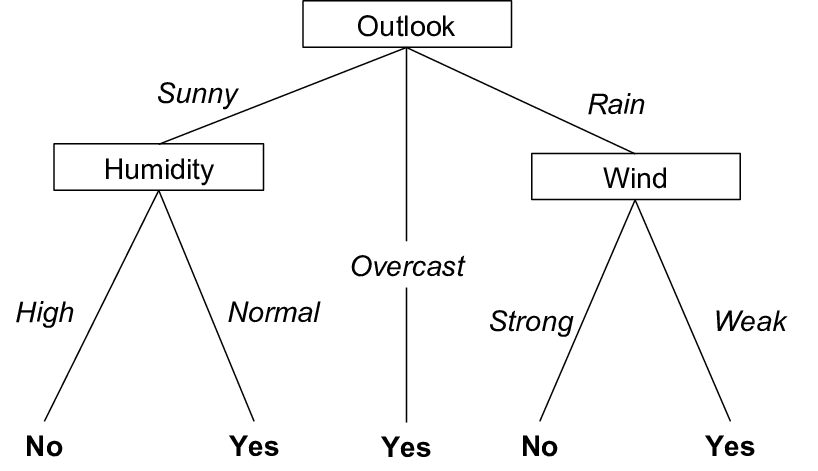
#> input picture 4. Sklearn_classifications/A-Sample-Decision-Tree-for-Playing-Tennis-Based-on-Weather-Conditions-from-Mitchell.png, 818 x 471 px, given in place of the camera
$ jupyter execute 18-UsingWebcam.ipynb   (text cells are left out)
#> lines starting #> are read from the running program, lines starting #| are printed output that depends on the picture; after the words box and inside, x2 and y2 are one past the last pixel; in counts of white or black regions, pixels touching at a corner belong together
[cell 1]
print ("hello")

[cell 2]
import cv2
import numpy as np

# Initialize webcam, cap is the object provided by VideoCapture
# It contains a boolean indicating if it was sucessful (ret)
# It also contains the images collected from the webcam (frame)
cap = cv2.VideoCapture(0)

while True:
    ret, frame = cap.read()
#> frame is the input picture: shape (471, 818, 3); min 0, max 255, mean 246.8
    print (ret)
#| True
    height, width, _ = frame.shape
#> height = 471; width = 818

    zeros = np.zeros([height, width], dtype="uint8")
    B, G, R = cv2.split(frame)

    red = cv2.merge([zeros, zeros, R])
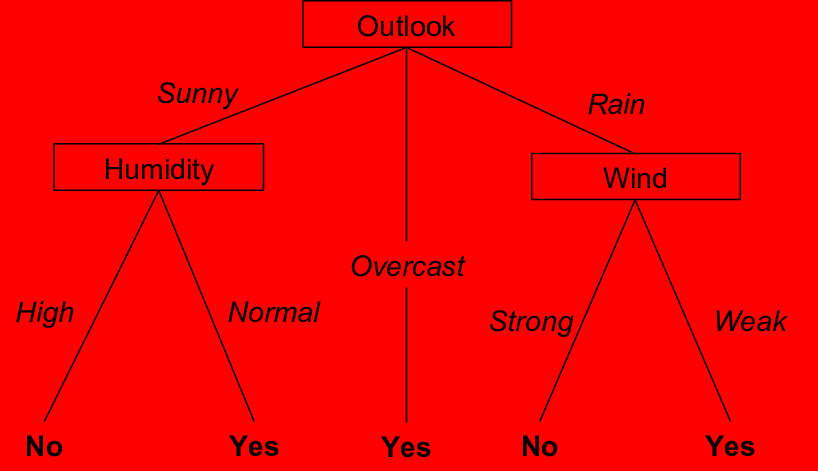
#> red: shape (471, 818, 3); mean of channels 0, 1, 2 0, 0, 246.8; drawn as B, G, R
    cv2.imshow('Webcam1', red)

    canny = cv2.Canny(red, 60, 120)
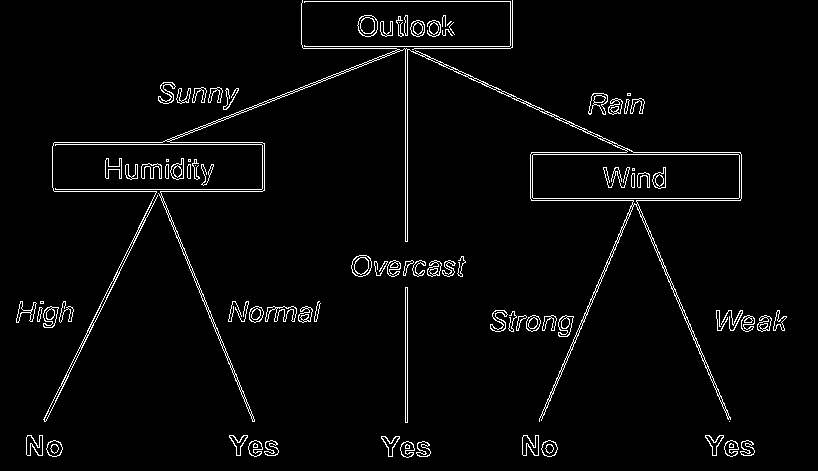
#> canny: shape (471, 818); 3.2% white in thin lines or dots
    cv2.imshow('Webcam', canny)

    if cv2.waitKey(1) == 13: #13 is the Enter Key
#> (key Esc is pressed here)
        break


# Release camera and close windows
cap.release()
cv2.destroyAllWindows()

[cell 3]
import cv2
import numpy as np

cap = cv2.VideoCapture(0)
cv2.waitKey(0)

if ret == True:
    ret, frame = cap.read()
    height, width, _ = frame.shape

    zeros = np.zeros([height, width], dtype="uint8")
    B, G, R = cv2.split(frame)

    red = cv2.merge([zeros, B, R])
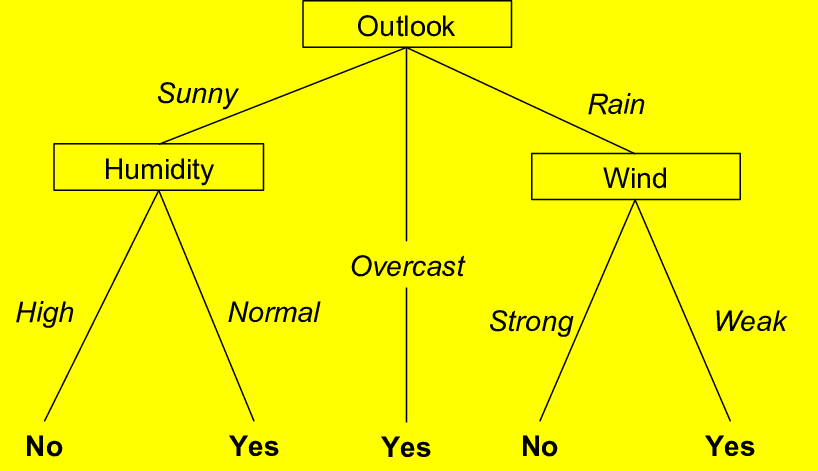
#> red: shape (471, 818, 3); mean of channels 0, 1, 2 0, 246.8, 246.8; drawn as B, G, R
    cv2.imshow("", red)
    cap.release()
    cv2.waitKey(0)
    cv2.destroyAllWindows()

[cell 4]
import cv2

cap = cv2.VideoCapture(0)

while True:
    ret, frame = cap.read()
    flipped = cv2.flip(frame, 1)
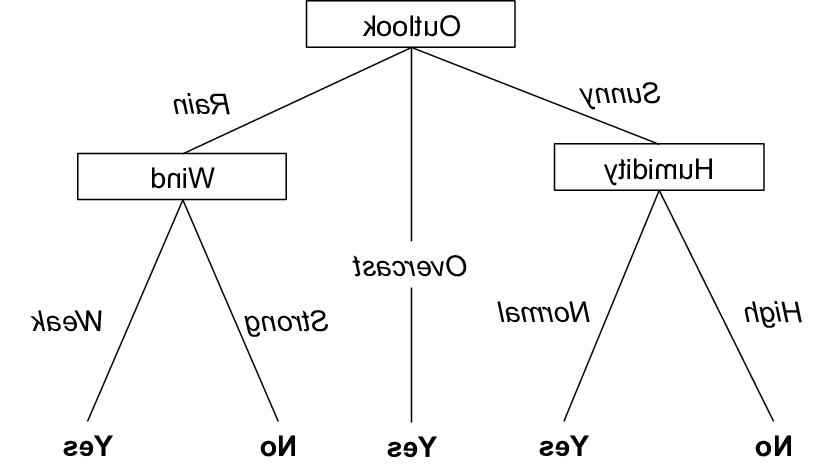
#> flipped: shape (471, 818, 3); min 0, max 255, mean 246.8
    cv2.imshow('Webcam', flipped)
    if cv2.waitKey(1) == 13: #13 is the Enter Key
#> (key Esc is pressed here)
        break

# Release camera and close windows
cap.release()
cv2.destroyAllWindows()

[cell 5]
import cv2
import numpy as np

cap = cv2.VideoCapture(0)

while True:
    ret, frame = cap.read()
    height, width, _ = frame.shape
    zeros = np.zeros([height,width], dtype = "uint8")
    B, G, R = cv2.split(frame)
    image_green = cv2.merge([zeros, G, zeros])
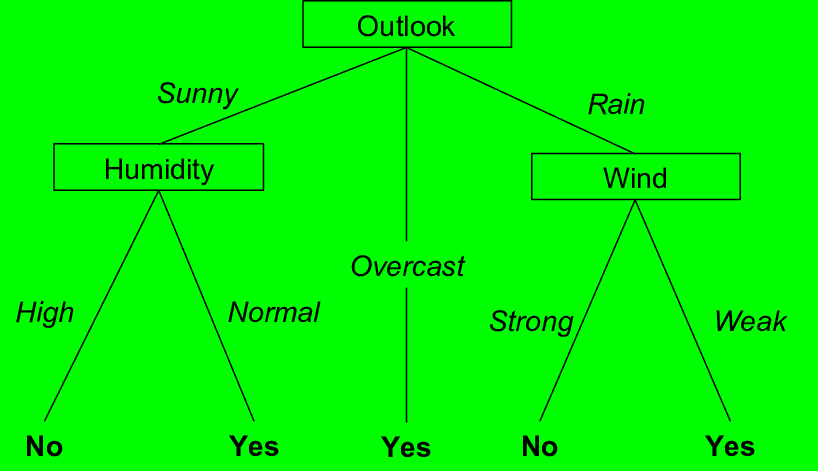
#> image_green: shape (471, 818, 3); mean of channels 0, 1, 2 0, 246.8, 0; drawn as B, G, R
    image_red = cv2.merge([zeros, zeros, R])

    cv2.imshow('Webcam Green', image_green)
    cv2.imshow('Webcam Red', image_red)
    if cv2.waitKey(1) == 13: #13 is the Enter Key
#> (key Esc is pressed here)
        break

# Release camera and close windows
cap.release()
cv2.destroyAllWindows()

$ run again, on 4. Sklearn_classifications/1-E8TLv4jgOzG19i-5S4rMKw.png
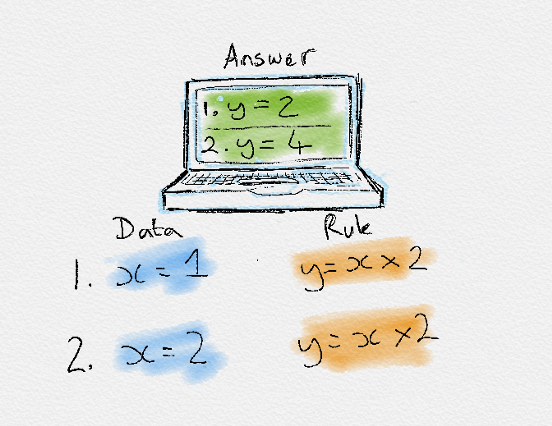
#> input picture 4. Sklearn_classifications/1-E8TLv4jgOzG19i-5S4rMKw.png, 552 x 426 px, given in place of the camera
#> frame is the input picture: shape (426, 552, 3); mean B, G, R 224, 228.3, 227.2
#| True
#> `canny = cv2.Canny(red, 60, 120)`:
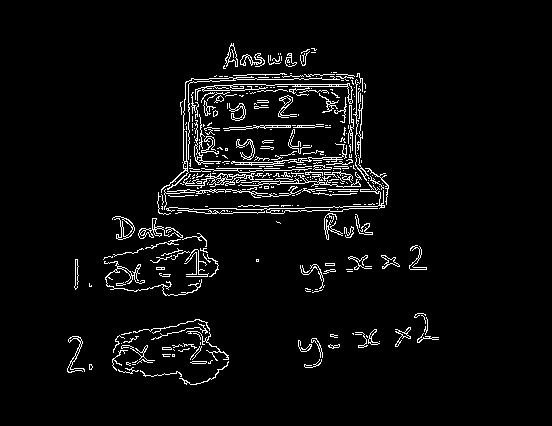
#> canny: shape (426, 552); 4.4% white in thin lines or dots, all inside (x1, y1, x2, y2) = (67, 43, 439, 385)
#> `image_green = cv2.merge([zeros, G, zeros])`:
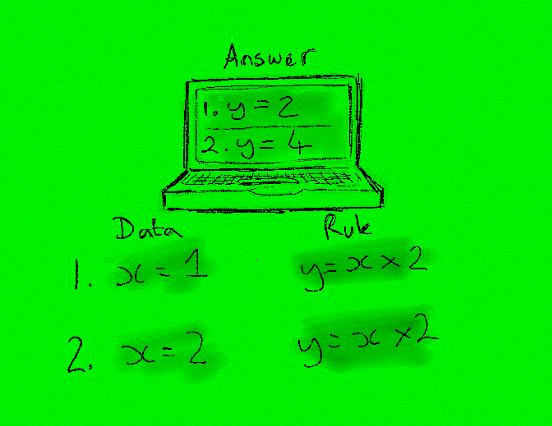
#> image_green: shape (426, 552, 3); mean of channels 0, 1, 2 0, 228.3, 0; drawn as B, G, R

$ run again, on 4. Sklearn_classifications/1-ReaNclUjeVbSRZhHVTCzFw.png
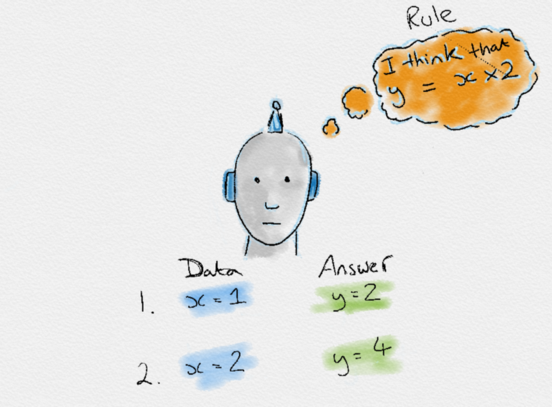
#> input picture 4. Sklearn_classifications/1-ReaNclUjeVbSRZhHVTCzFw.png, 552 x 407 px, given in place of the camera
#> frame is the input picture: shape (407, 552, 3); mean B, G, R 224.8, 229.5, 231.2
#| True
#> `canny = cv2.Canny(red, 60, 120)`:
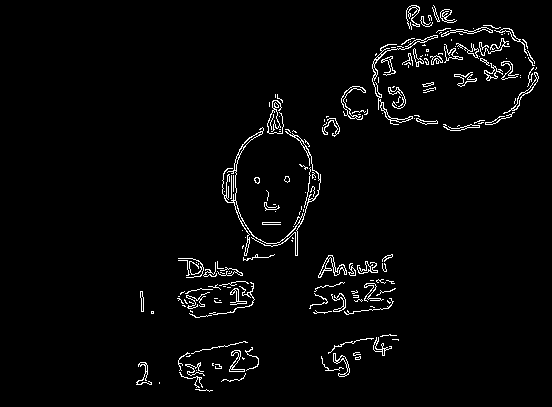
#> canny: shape (407, 552); 2.9% white in thin lines or dots, all inside (x1, y1, x2, y2) = (136, 5, 539, 392)
#> `image_green = cv2.merge([zeros, G, zeros])`:
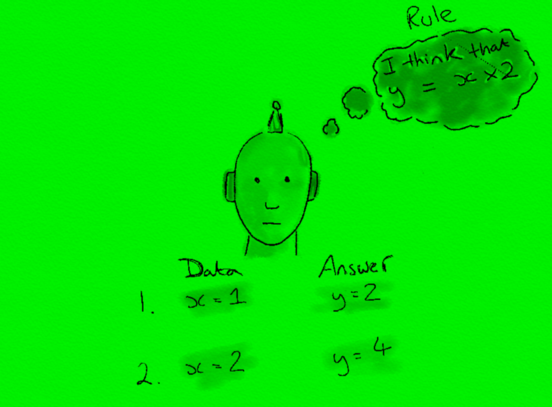
#> image_green: shape (407, 552, 3); mean of channels 0, 1, 2 0, 229.5, 0; drawn as B, G, R

$ run again, on 4. Sklearn_classifications/Frequency_Table-1.png
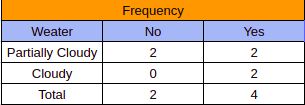
#> input picture 4. Sklearn_classifications/Frequency_Table-1.png, 305 x 105 px, given in place of the camera
#> frame is the input picture: shape (105, 305, 3); mean B, G, R 184.3, 200.4, 216.7
#| True
#> `canny = cv2.Canny(red, 60, 120)`:
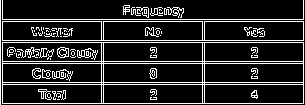
#> canny: shape (105, 305); 14.9% white in thin lines or dots
#> `image_green = cv2.merge([zeros, G, zeros])`:
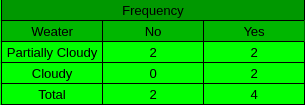
#> image_green: shape (105, 305, 3); mean of channels 0, 1, 2 0, 200.4, 0; drawn as B, G, R
